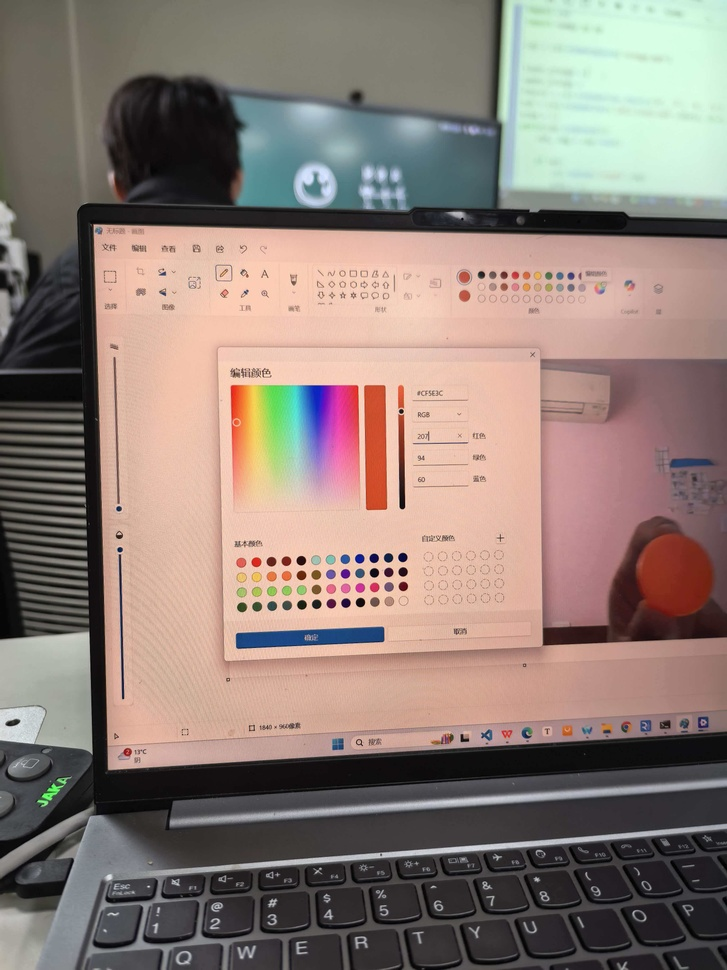
#> input picture 第三次课作业/提取RGB (1).jpg, 727 x 970 px, shrunk from 3072 x 4096 before the run, given in place of the camera
$ python detect.py
#> lines starting #> are read from the running program, lines starting #| are printed output that depends on the picture; after the words box and inside, x2 and y2 are one past the last pixel; in counts of white or black regions, pixels touching at a corner belong together
import cv2
import numpy as np

# ----------------- 1. 初始化设置 -----------------
# 【修改处 1】：不再使用 Socket，而是调用本地默认摄像头 (编号 0)
cap = cv2.VideoCapture(0)

# 检查摄像头是否成功打开
if not cap.isOpened():
    print("错误：无法打开摄像头！")
    exit()

# 加载人脸识别模型
# 注意：请确保 'haarcascade_frontalface_default.xml' 文件和本 Python 文件在同一个文件夹下！
faceCascade = cv2.CascadeClassifier('haarcascade_frontalface_default.xml')

# 使用 HSV 色彩空间提取红色
lower_red1 = np.array([0, 120, 70])
upper_red1 = np.array([10, 255, 255])
lower_red2 = np.array([170, 120, 70])
upper_red2 = np.array([180, 255, 255])

print("按 'q' 键退出程序")

while True:
    # ----------------- 2. 获取视频流 -----------------
    # 【修改处 2】：从摄像头读取一帧画面
    ret, frame = cap.read()
#> frame is the input picture: shape (970, 727, 3); mean B, G, R 118.4, 125.9, 141.9

    # 如果读取失败，退出循环
    if not ret:
        print("无法获取画面")
        break

    frame_copy = frame.copy()

    # 定义机器人动作状态标记
    robot_action = "SEARCH" # 默认动作：搜索
    found_face = False
    found_red_card = False
    found_red_ball = False

    # ----------------- 3. 人脸检测 -----------------
    faces_rects = faceCascade.detectMultiScale(
        frame, scaleFactor=1.05, minNeighbors=5, minSize=(30, 30), flags=cv2.CASCADE_SCALE_IMAGE
    )
#> faces_rects = [[599, 252, 90, 90], [39, 191, 577, 577]]
    for (x, y, w, h) in faces_rects:
        cv2.rectangle(frame_copy, (x, y), (x+w, y+h), (0, 255, 0), 2)
        cv2.putText(frame_copy, "Face", (x, y - 5), cv2.FONT_HERSHEY_SIMPLEX, 0.6, (0, 255, 0), 2)
        found_face = True # 发现人脸！
#> this loop made 2 passes
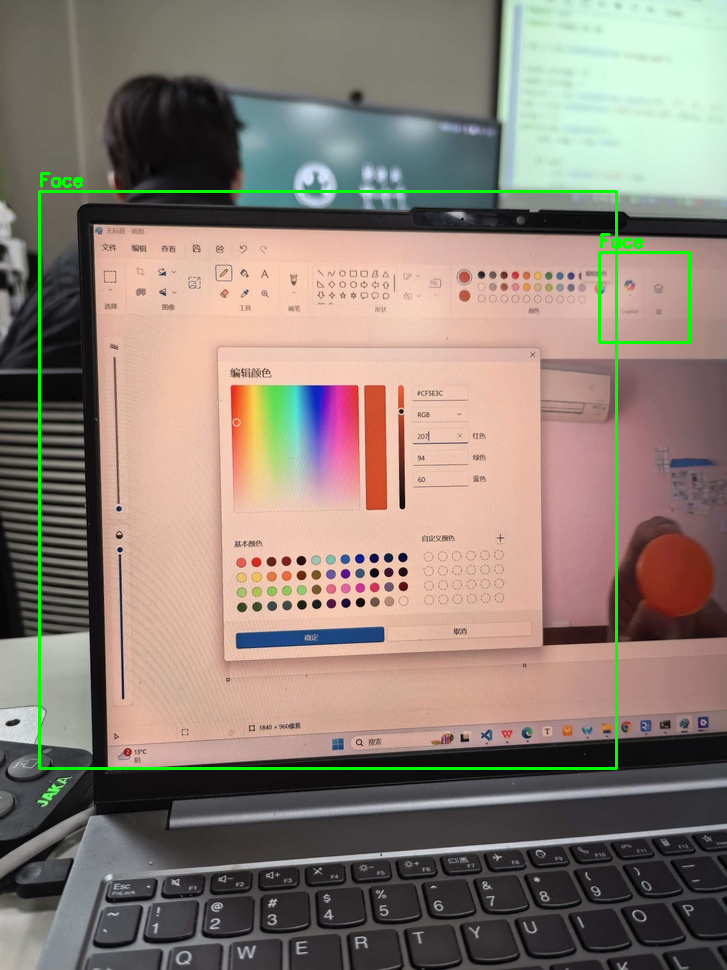
#> frame_copy: shape (970, 727, 3); 1.22% of pixels changed, all inside (x1, y1, x2, y2) = (38, 172, 691, 770)

    # ----------------- 4. 红色物体检测 (球 / 牌) -----------------
    # 将 BGR 转为 HSV
    hsv_frame = cv2.cvtColor(frame, cv2.COLOR_BGR2HSV)
#> hsv_frame: shape (970, 727, 3); mean H, S, V 60, 51.4, 147.4

    # 提取红色掩膜并合并
    mask1 = cv2.inRange(hsv_frame, lower_red1, upper_red1)
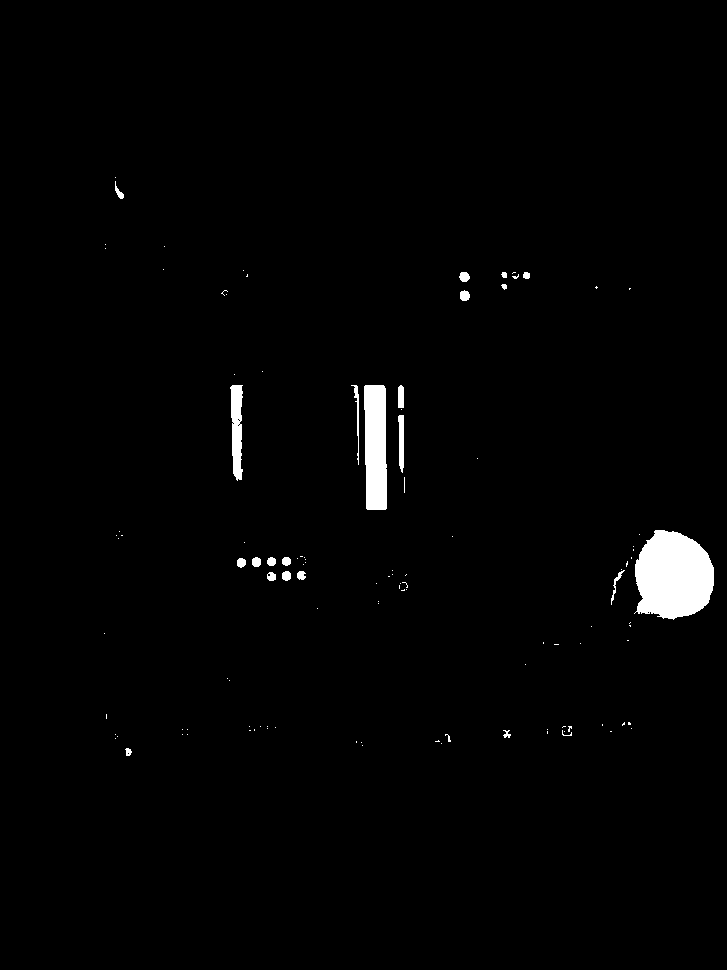
#> mask1: shape (970, 727); 1.6% white; 114 white regions (92 under 20 px), largest, box (x1, y1, x2, y2) and area: (634, 530, 714, 620) 5566, (364, 385, 387, 510) 2643, (230, 385, 243, 481) 919
    mask2 = cv2.inRange(hsv_frame, lower_red2, upper_red2)
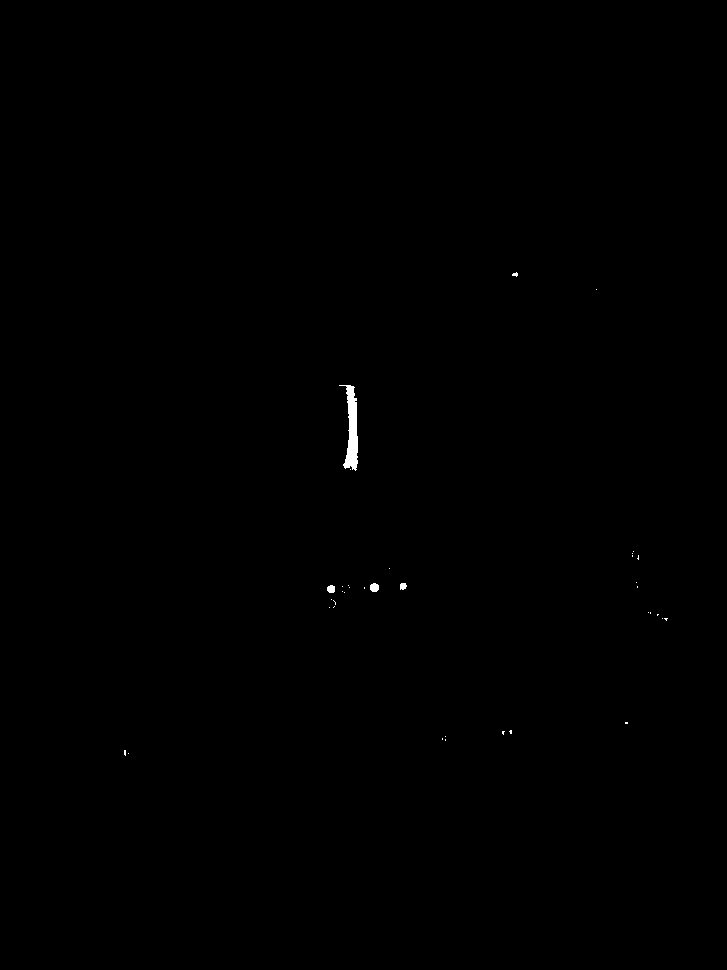
#> mask2: shape (970, 727); 0.15% white; 37 white regions (33 under 20 px), largest, box (x1, y1, x2, y2) and area: (339, 385, 358, 471) 792, (370, 583, 379, 592) 67, (327, 585, 335, 593) 54, (400, 583, 407, 590) 40
    mask = cv2.bitwise_or(mask1, mask2)
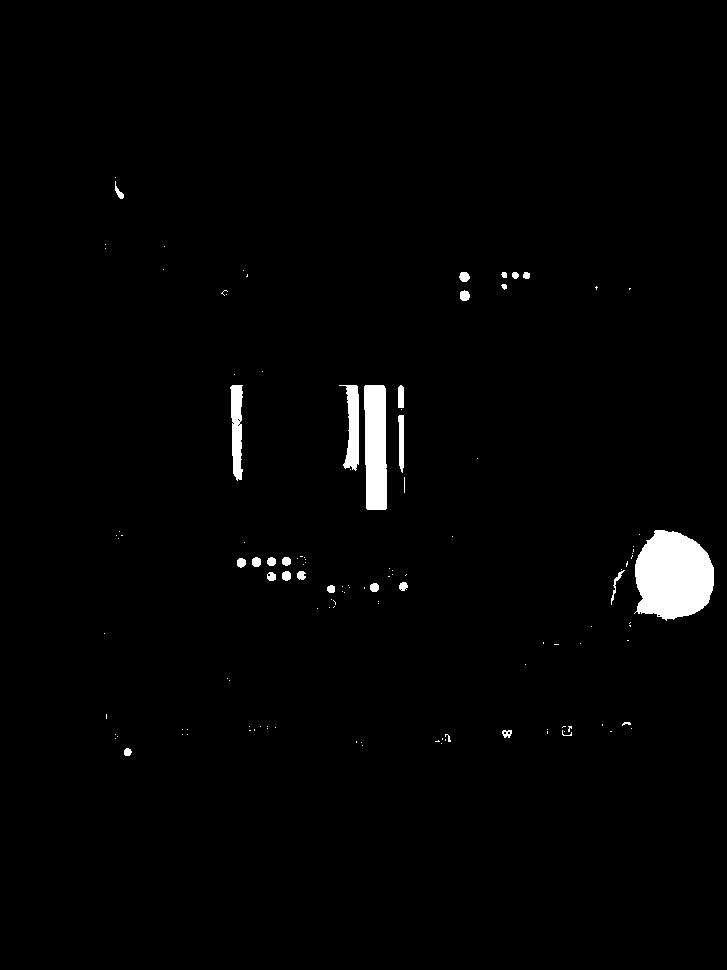
#> mask: shape (970, 727); 1.7% white; 124 white regions (96 under 20 px), largest, box (x1, y1, x2, y2) and area: (634, 530, 714, 621) 5589, (364, 385, 387, 510) 2643, (339, 385, 359, 471) 958

    # 开运算去除小噪点
    kernel = np.ones((5, 5), np.uint8)
    mask = cv2.morphologyEx(mask, cv2.MORPH_OPEN, kernel)
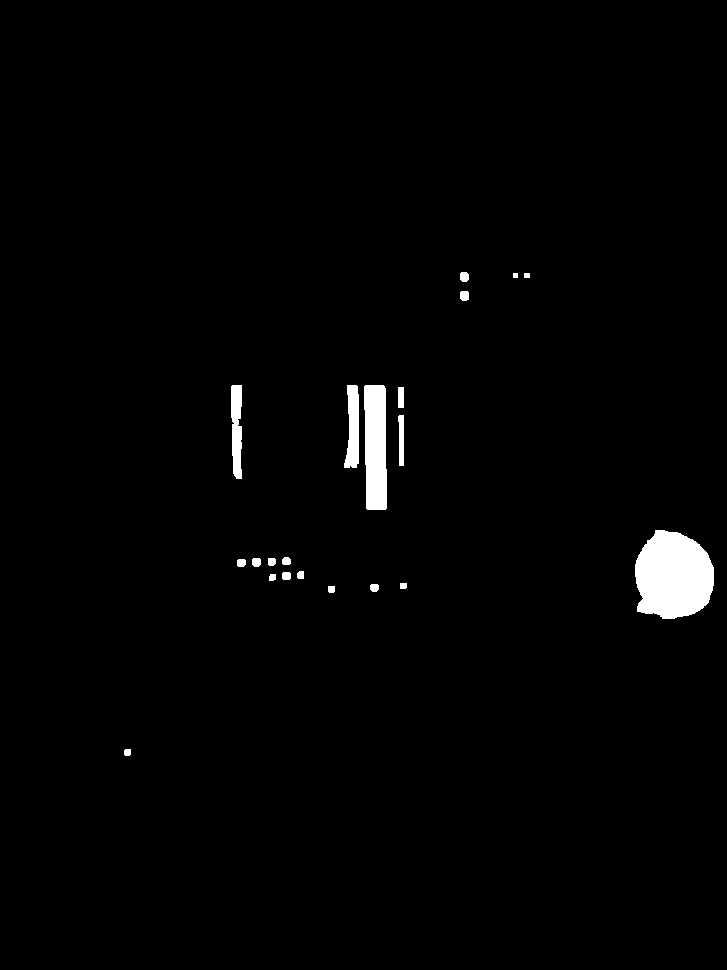
#> mask: shape (970, 727); 1.6% white; 21 white regions

    # 寻找轮廓
    contours, hierarchy = cv2.findContours(mask, cv2.RETR_EXTERNAL, cv2.CHAIN_APPROX_SIMPLE)
#> contours = 21 contours, 1 with area under 20; largest, box (x1, y1, x2, y2) and area: (635, 530, 714, 619) 5437, (364, 385, 387, 510) 2496, (344, 385, 359, 468) 828, (231, 385, 242, 479) 775, (398, 415, 404, 466) 206

    # 遍历所有找到的红色轮廓
    for cnt in contours:
        area = cv2.contourArea(cnt)

        # 过滤掉面积太小的噪点 (比如小于 500 像素的不处理)
        if area < 500:
            continue

        # 计算轮廓周长和近似多边形
        perim_px = cv2.arcLength(cnt, True)
        epsilon = 0.04 * perim_px
        approx = cv2.approxPolyDP(cnt, epsilon, True)

        # 绘制轮廓
        cv2.drawContours(frame_copy, [approx], 0, (0, 255, 255), 2)

        # 计算重心 (中心点 cx, cy)
        M = cv2.moments(cnt)
        if M["m00"] != 0:
            cx = int(M["m10"] / M["m00"])
            cy = int(M["m01"] / M["m00"])
        else:
            cx, cy = 0, 0

        # 判断形状
        sides = len(approx)
        # shape = "Unknown"

        if sides == 4:
            shape = "Red Square (Card)"
            found_red_card = True # 发现红牌！

        elif sides > 5:
            shape = "Red Ball"
            found_red_ball = True # 发现红球！

        # 在形状中心写上它的名字
        cv2.putText(frame_copy, shape, (cx - 40, cy), cv2.FONT_HERSHEY_SIMPLEX, 0.6, (255, 0, 0), 2)
#> this loop made 21 passes
#> (area, perim_px, epsilon, approx, cx, cy, sides, shape) on passes 15 to 16: (2496, 287.3, 11.49, [[365, 385], [366, 508], [385, 509], [385, 388]], 375, 446, 4, 'Red Square (Card)'), (828.5, 192.4, 7.7, [[347, 385], [344, 467], [356, 467], [358, 394]], 352, 427, 4, 'Red Square (Card)')
#> (area, perim_px, epsilon, cx, cy, sides, shape, found_red_ball) on pass 12: (5437, 295.6, 11.82, 673, 575, 6, 'Red Ball', True)
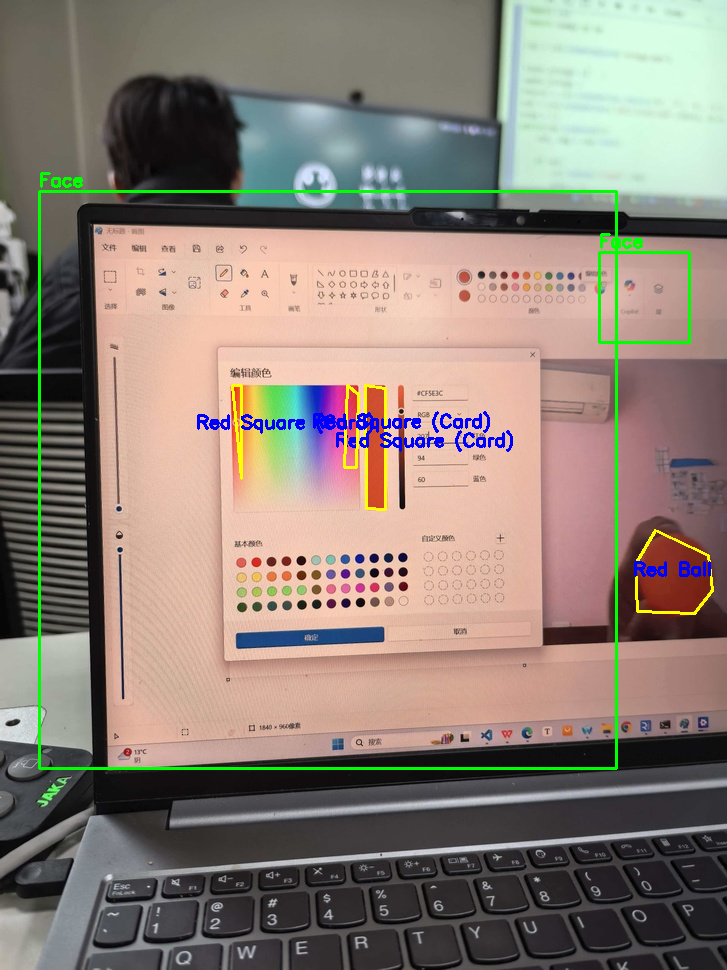
#> frame_copy: shape (970, 727, 3); 0.92% of pixels changed, all inside (x1, y1, x2, y2) = (197, 384, 714, 615)

    # ----------------- 5. 机器人动作决策大脑 -----------------
    # 逻辑要求：遇到红牌和人时，停止。遇到球时，跟踪。
    # 优先级：停止指令优先于跟踪指令 (安全第一)


    # 将最终指令打印在屏幕左上角

    # ----------------- 6. 显示与退出 -----------------
    # 可以同时显示掩膜图，方便你调试红色的阈值
    # cv2.imshow('Red Mask', mask)
    cv2.imshow('Local Camera Vision', frame_copy)

    if cv2.waitKey(1) & 0xFF == ord("q"):
#> (key q is pressed here)
        break

# 【修改处 3】：释放摄像头资源
cap.release()
cv2.destroyAllWindows()

$ run again, on 第三次课作业/提取RGB (2).jpg
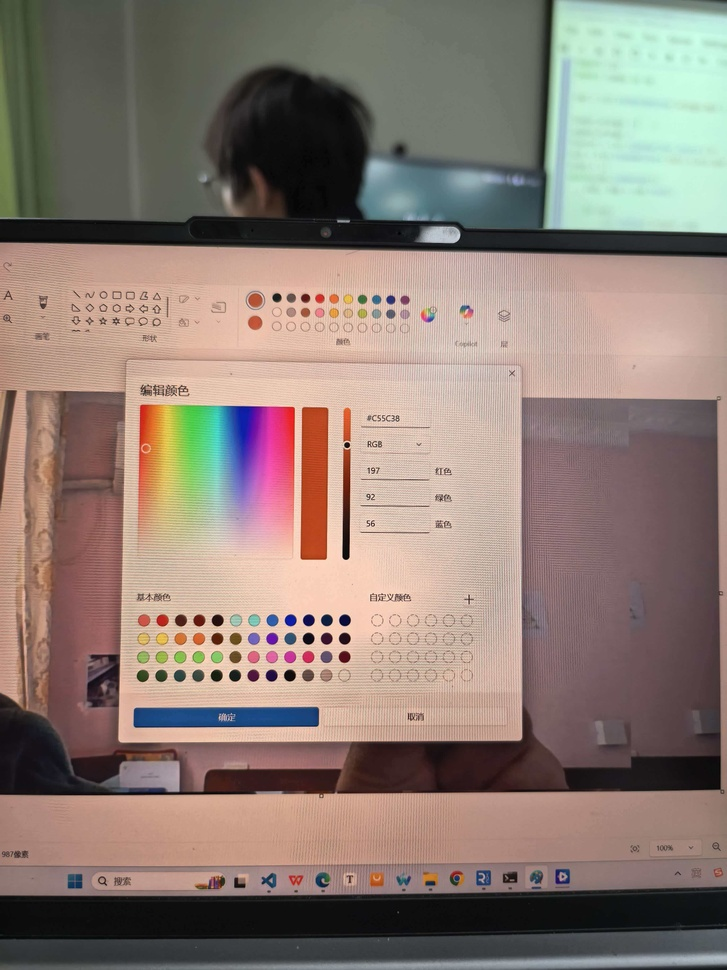
#> input picture 第三次课作业/提取RGB (2).jpg, 727 x 970 px, shrunk from 3072 x 4096 before the run, given in place of the camera
#> frame is the input picture: shape (970, 727, 3); mean B, G, R 115.7, 124.5, 140.3
#> faces_rects = [[86, 643, 39, 39]]
#> the loop `for (x, y, w, h) in faces_rects:` made 1 pass
#> hsv_frame: shape (970, 727, 3); mean H, S, V 49.9, 57.4, 146.3
#> `mask1 = cv2.inRange(hsv_frame, lower_red1, upper_red1)`:
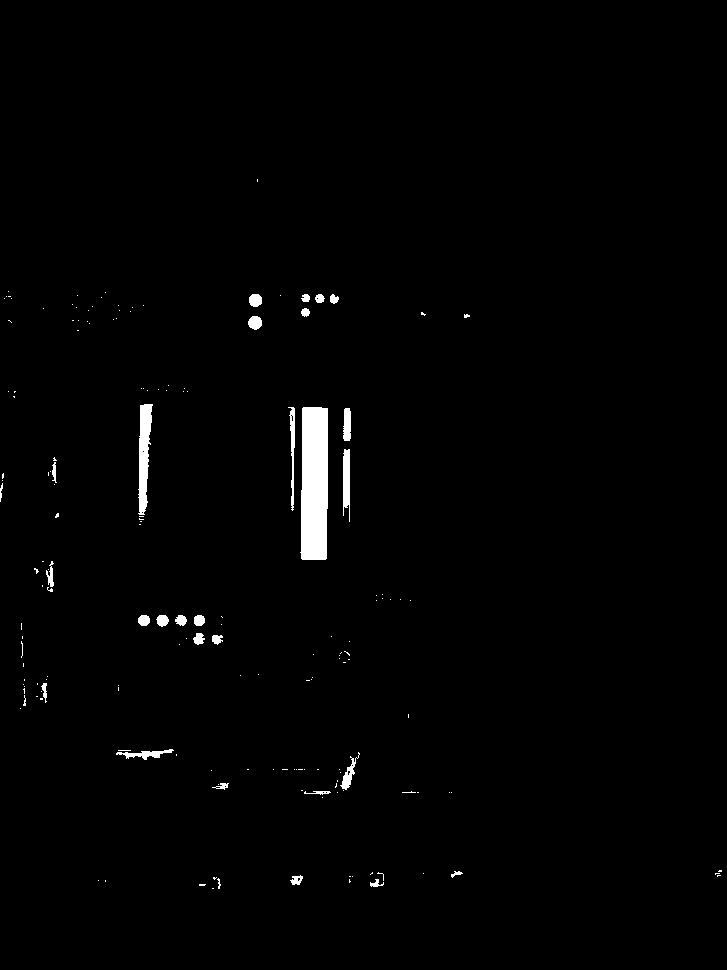
#> mask1: shape (970, 727); 1.2% white; 169 white regions (140 under 20 px), largest, box (x1, y1, x2, y2) and area: (300, 407, 328, 560) 3989, (138, 404, 153, 515) 1045, (343, 449, 350, 522) 422
#> mask2: shape (970, 727); 0.21% white; 35 white regions (31 under 20 px), largest, box (x1, y1, x2, y2) and area: (272, 407, 292, 510) 1110, (302, 651, 314, 663) 108, (248, 652, 259, 663) 83, (339, 652, 349, 662) 76
#> contours = 25 contours; largest, box (x1, y1, x2, y2) and area: (301, 407, 328, 560) 3812, (276, 407, 295, 506) 1288, (139, 404, 152, 451) 444, (139, 452, 148, 512) 430, (343, 450, 350, 506) 323
#> the loop `for cnt in contours:` made 25 passes
#> (area, perim_px, epsilon, approx, cx, cy, sides, shape) on passes 17 to 18: (3812, 352.5, 14.1, [[303, 407], [301, 558], [325, 559], [327, 408]], 314, 483, 4, 'Red Square (Card)'), (1288, 230.6, 9.23, [[280, 407], [276, 504], [292, 505], [294, 408]], 286, 456, 4, 'Red Square (Card)')
#> after the loop `for cnt in contours:`:
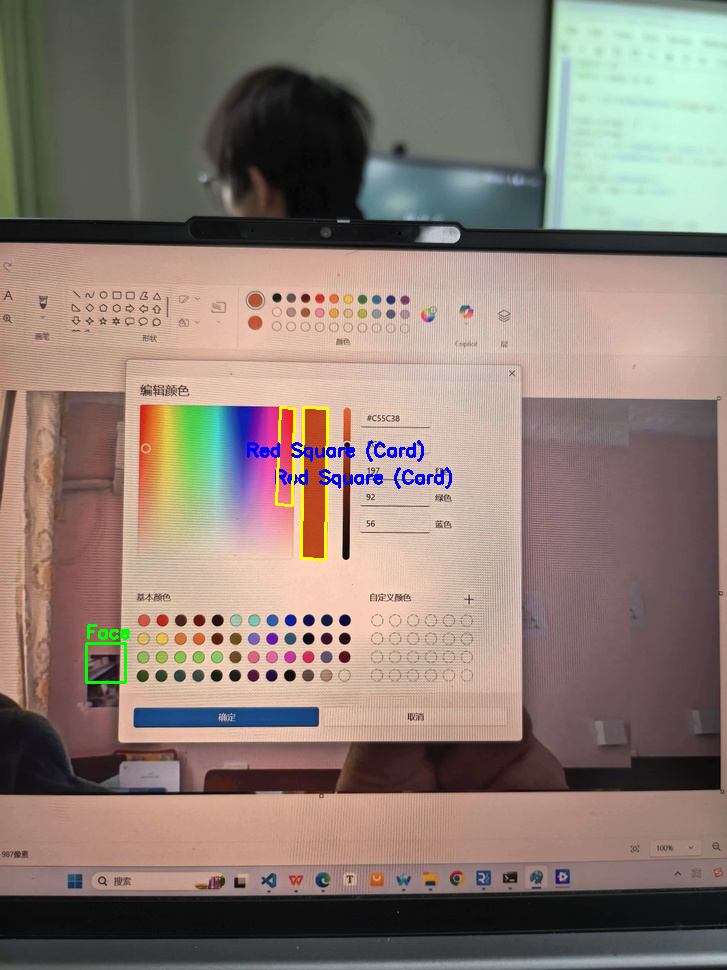
#> frame_copy: shape (970, 727, 3); mean B, G, R 115.8, 124.5, 139.6
